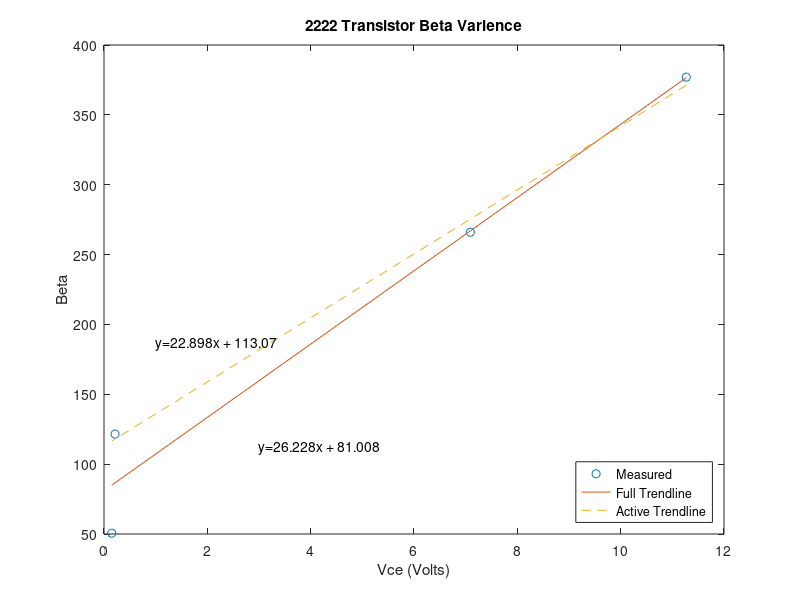

The MATLAB source for this figure: (Note: this script raises an error after producing the figure.)
%freq=[98.42, 176, 559, 991, 1934, 5085, 9900, 14140, 18150, 20490, 29500, 50350, 101400, 123000, 141000, 158000, 189000, 202000, 330000, 440000, 550000, 684000, 903000, 1150000, 1380000];
%frequencies used in hertz
r=[1000000 470000 100000 47000]
ib=[.01; .03; .13; .3;]
ic=[3.77; 7.98; 15.8; 15.17;]
beta=[377; 266; 121.538; 50.5667;]
vce=[11.27; 7.09; .214; .149;]

%linear fit line calculation

fitLineFull = @(x) 26.228*x + 81.008
fx1 = [vce(1); vce(length(vce))]
fy1 = [fitLineFull(fx1(1)); fitLineFull(fx1(2))]

fitLineActive = @(x) 22.898*x + 113.07
fx2 = fx1
fy2 = [fitLineActive(fx2(1)); fitLineActive(fx2(2))]



plot(vce, beta, "o", fx1, fy1, "-", fx2, fy2, "--")

l=legend("Measured", "Full Trendline", "Active Trendline")
legend(l, "location", "southeast")
text(1, 186, "y=22.898x + 113.07")
text(3, 112, "y=26.228x + 81.008")
xlabel("Vce (Volts)")
ylabel("Beta")
title("2222 Transistor Beta Varience")
%inputVoltagePeak=[1, 1, 1, 1, 1, 1, 1, 1, 1.16, 1.2, 1.2, 1.2, 1.12, 1.12, 1.12, 1.2, 1.2, 1.2, 1.2, 1.2, 1.2, 1.2, 1.2, 1.2, 1.2];
%Measured input peak voltages in volts

%outputVoltagePeak=[9.4, 9.4, 9.4, 9.4, 9.4, 9.4, 9.4, 9.4, 9.64, 9.52, 9.52, 9.52, 9.04, 9.04, 8.88, 8.72, 8.48, 8.4, 6.88, 5.6, 4.72, 3.92, 2.88, 2.24, 1.76];
%Measured output peak voltages in volts

%freqLog = log10(freq);
%make the frequency a log so that it smooths out better

%Av=zeros(1,25);

%for i=1:25
%  Av(i)= outputVoltagePeak(i)/inputVoltagePeak(i);
%endfor;
%AvDB=20*log10(Av);
%calculate the gain in decibles
%subplot(2, 2, 1);
%scatter(freqLog, AvDB);
%xlabel("Log(frequency) in Hertz");
%ylabel("Voltage Gain in Decibles");
%title("Logified Frequency vs. Gain");

%subplot(2, 2, 3);
%plot(freqLog, AvDB);
%xlabel("Log(frequency) in Hertz");
%ylabel("Voltage Gain in Decibles");
%title("Logified Frequency vs. Gain");

##subplot(2, 2, 2);
##scatter(freq, Av);
##xlabel("frequency in Hertz");
##ylabel("Voltage Gain");
##title("Frequency vs. Gain");
##
##subplot(2, 2, 4);
##plot(freq, Av);
##xlabel("frequency in Hertz");
##ylabel("Voltage Gain");
##title("Frequency vs. Gain");
##%plot the data in a scatter plot
##
filename = "bigGraph.png";
width = floor(1000);
height = floor((1080./1920.)*width);

size = strcat("-S", num2str(width), ",", num2str(height));
print(filename, "-dpng", size);
disp(strcat("Image Saved as ", " ", filename));
open(filename);